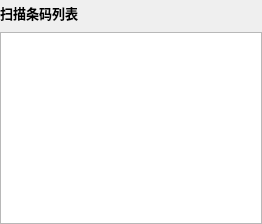
         <widget class="QWidget" name="pageScanBarcode">
          <layout class="QVBoxLayout" name="verticalLayout_4">
           <property name="leftMargin">
            <number>0</number>
           </property>
           <property name="topMargin">
            <number>0</number>
           </property>
           <property name="rightMargin">
            <number>0</number>
           </property>
           <property name="bottomMargin">
            <number>0</number>
           </property>
           <item>
            <layout class="QHBoxLayout" name="horizontalLayout_14" stretch="1,0,0,0,0">
             <item>
              <widget class="QLabel" name="labelBarcodeList">
               <property name="font">
                <font>
                 <pointsize>10</pointsize>
                 <weight>75</weight>
                 <bold>true</bold>
                </font>
               </property>
               <property name="text">
                <string>扫描条码列表</string>
               </property>
              </widget>
             </item>
             <item>
              <widget class="QPushButton" name="buttonAddnew_1">
               <property name="minimumSize">
                <size>
                 <width>40</width>
                 <height>26</height>
                </size>
               </property>
               <property name="icon">
                <iconset resource="../PCS.qrc">
                 <normaloff>:/images/pngs/common_add.png</normaloff>:/images/pngs/common_add.png</iconset>
               </property>
               <property name="flat">
                <bool>true</bool>
               </property>
              </widget>
             </item>
             <item>
              <widget class="QPushButton" name="buttonDelete_1">
               <property name="minimumSize">
                <size>
                 <width>40</width>
                 <height>26</height>
                </size>
               </property>
               <property name="icon">
                <iconset resource="../PCS.qrc">
                 <normaloff>:/images/pngs/common_delete.png</normaloff>:/images/pngs/common_delete.png</iconset>
               </property>
               <property name="flat">
                <bool>true</bool>
               </property>
              </widget>
             </item>
             <item>
              <widget class="QPushButton" name="buttonMoveup_1">
               <property name="minimumSize">
                <size>
                 <width>40</width>
                 <height>26</height>
                </size>
               </property>
               <property name="icon">
                <iconset resource="../PCS.qrc">
                 <normaloff>:/images/pngs/common_moveup.png</normaloff>:/images/pngs/common_moveup.png</iconset>
               </property>
               <property name="flat">
                <bool>true</bool>
               </property>
              </widget>
             </item>
             <item>
              <widget class="QPushButton" name="buttonMovedown_1">
               <property name="minimumSize">
                <size>
                 <width>40</width>
                 <height>26</height>
                </size>
               </property>
               <property name="icon">
                <iconset resource="../PCS.qrc">
                 <normaloff>:/images/pngs/common_movedown.png</normaloff>:/images/pngs/common_movedown.png</iconset>
               </property>
               <property name="flat">
                <bool>true</bool>
               </property>
              </widget>
             </item>
            </layout>
           </item>
           <item>
            <widget class="QTableWidget" name="tableBarcode">
             <property name="sizePolicy">
              <sizepolicy hsizetype="Expanding" vsizetype="Expanding">
               <horstretch>1</horstretch>
               <verstretch>0</verstretch>
              </sizepolicy>
             </property>
            </widget>
           </item>
          </layout>
         </widget>
